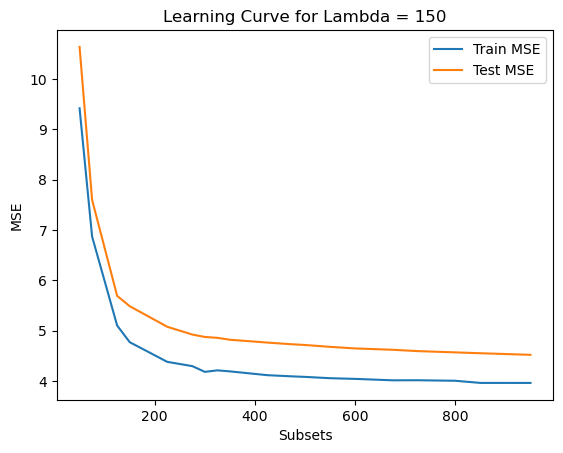

The Python source for this figure:
import pandas as pd
import numpy as np
import random as rand
import matplotlib.pyplot as plt

'''
mse_calculator calculates the mse for training and test data for a single
value of lambda, given a lambda, training matrix, and test matrix as input.

It returns the list [lambda, train mse,  test mse]

'''
def mse_calculator(lmbda, df_train, df_test):

    #create relevant matrices for TRAIN
    df_train_x = df_train.drop(["y"], axis=1)
    df_train_x.insert(0,"x0", 1)
    df_train_y = df_train[["y"]]
    df_train_xT = df_train_x.T
    df_train_xTx = df_train_xT.dot(df_train_x)
    
    #create lambda*I matrix
    lam = lmbda
    ID_matrix = np.eye(len(df_train_xTx.columns))
    lmbda_ID = lam * ID_matrix
    
    #create relevant matrices for TEST
    df_test_x = df_test.drop(["y"], axis=1)
    df_test_x.insert(0,"x0", 1)
    df_test_y = df_test[["y"]]
    
    #3. calculating (xT*x + lambda*I) for TRAIN
    df_train_xTx_Lmbda = df_train_xTx + lmbda_ID
    
    #calculating inverse of (xT*x + lambda*I) for TRAIN
    df_train_inverse = pd.DataFrame(np.linalg.inv(df_train_xTx_Lmbda))
    
    #rename columns of df_inverse to match with df_y rows for TRAIN
    for x in range(len(df_train_inverse.columns)):
        df_train_inverse.rename({x:f"x{x}"}, axis = 1, inplace = True)
    
    #x-dagger = (xT*x +lambda*I)^-1*xT for TRAIN
    df_train_dagger = df_train_inverse.dot(df_train_xT)

    #final calculation to get w for TRAIN
    df_w = df_train_dagger.dot(df_train_y)

    #rename rows of df_w_train to match with df_x_train columns
    for x in range(len(df_w.index)):
        df_w.rename({x:f"x{x}"}, axis = 0, inplace = True)

    #4. calculating MSE
    #calculating 1/N*||xw - y||^2 for TRAIN
    df_train_xw = df_train_x.dot(df_w)
    df_mse_train = ((df_train_xw - df_train_y)**2)/len(df_train_x)
    
    #calculating 1/N*||xw - y||^2 for TEST
    df_test_xw = df_test_x.dot(df_w)
    df_test_mse = ((df_test_xw - df_test_y)**2)/len(df_test_x)
    
    #summing all values in matrix df_mse to get ||xw - y||^2 for TRAIN
    mse_train = df_mse_train.sum()
    
    #summing all values in matrix df_mse to get ||xw - y||^2 for TEST
    mse_test = df_test_mse.sum()  
    
    return [lam, mse_train.values[0], mse_test.values[0]]


#import csv file for train-100-10
df_raw_train = pd.read_csv("HW1_dataset//train-1000-100.csv")

#import csv file for test-100-10
df_raw_test = pd.read_csv("HW1_dataset//test-1000-100.csv")

#number of times process is repeated before averaging
trials = 50

#list of the number of observances for each subset
subset = [50,75,125,150,225,275,300,325,350,425,475,500,550,600,675,725,800,850,950]

#df to track MSE across number of trials
df_trial = pd.DataFrame({"trials":[x for x in range(1,trials+1)]})
for x in subset:
    df_trial[f"train {x}"] = 0.0
    df_trial[f"test {x}"] = 0.0

#df to store final avg mse's to graph
df_lmbda = pd.DataFrame({"subsets":subset, "train MSE":0.0, "test MSE":0.0})

#%%
#iterate through different subsets
for sub in subset:
    for x in range(1,trials+1): # num of times process is repeated
        df_subset = df_raw_train.sample(sub) #rand sample of subset
        mse = mse_calculator(150, df_subset, df_raw_test) #calculates mse for each subset
        
        #store trial value in df_trial for train and test
        df_trial.loc[df_trial["trials"] == x, f"train {sub}"] = mse[1]
        df_trial.loc[df_trial["trials"] == x, f"test {sub}"] = mse[2]
        
    #average trial MSE's for train and test
    avg_subset_mse_train = df_trial[f"train {sub}"].mean() 
    avg_subset_mse_test = df_trial[f"test {sub}"].mean() 
    
    #stor avg'd MSE's to df_lmbda for graphing
    df_lmbda.loc[df_lmbda["subsets"] == sub, "train MSE"] = avg_subset_mse_train
    df_lmbda.loc[df_lmbda["subsets"] == sub, "test MSE"] = avg_subset_mse_test
    
#sort subsets ascending for graphing
df_lmbda = df_lmbda.sort_values(by="subsets")

#exports df_lmbda to csv
df_lmbda.to_csv("prob3_lmbda_1.csv", index = False)

print(df_trial)
print(df_lmbda)
   
#create scatter plot of lmbda_1 graph
plt.plot(df_lmbda["subsets"], df_lmbda["train MSE"], label = "Train MSE")
plt.plot(df_lmbda["subsets"], df_lmbda["test MSE"], label = "Test MSE")
plt.legend()
#plt.ylim(2,6)
plt.xlabel("Subsets")
plt.ylabel("MSE")
plt.title("Learning Curve for Lambda = 150")

plt.show()
